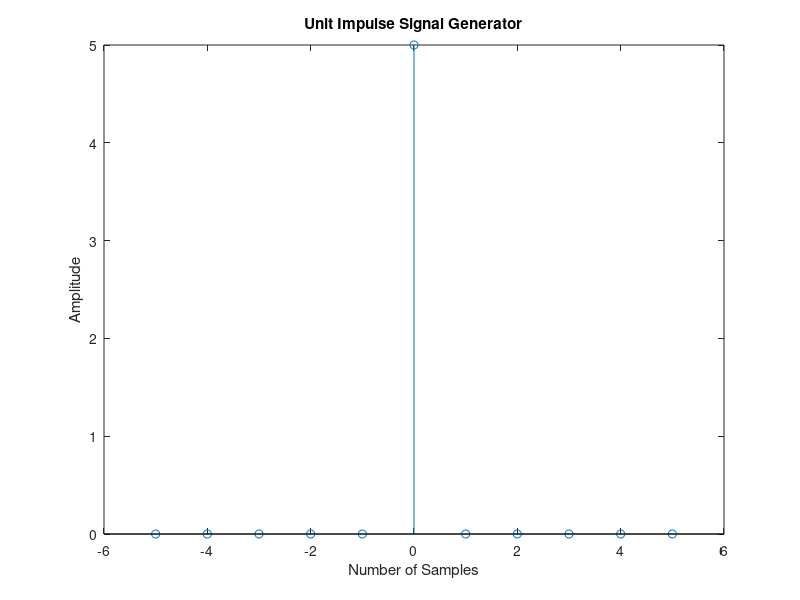

MATLAB code for this plot:
clear all;                                                       %Clear all the Memory
clc;                                                             %Clear all the Workspace Code
disp('Unit Impulse Signal Generator');                           %Display the Text
NoS =input('Input Number of Samples');                           %Takes Input from the User and stores in a variable,to be plot on X-Axis
ValueAtImpulse =input('Input the Value where you want impulse'); %Takes Input from the User and stores in a variable,to be plot on Y-Axis
onX = -NoS : 1 : NoS;                                            %Create an Array of Samples Occurs on X-Axis
onY = [zeros(1,NoS), ValueAtImpulse , zeros(1,NoS)];             %Create an Array of Zeros and Value at Impulse on Y-Axis
stem(onX,onY);                                                   %Plot the Data Points
xlabel('Number of Samples');                                     %Display the X-Label
ylabel('Amplitude');                                             %Display the Y-Label
title('Unit Impulse Signal Generator');                          %Display the Title